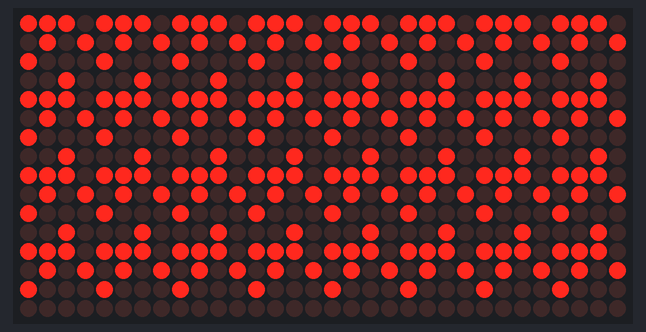
The sketch below on a simulated Arduino Uno, built with avr-gcc and run on an emulated ATmega328P. Shown: 32×16 LED matrix. Random numbers use the default seed unless the sketch sets one.

Above: at 0.1 s.
At 4.1 s:
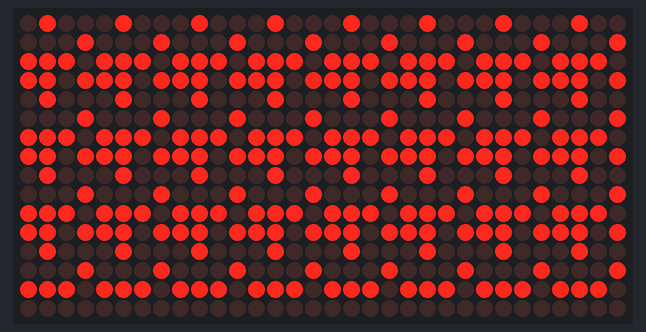
At 9.1 s:
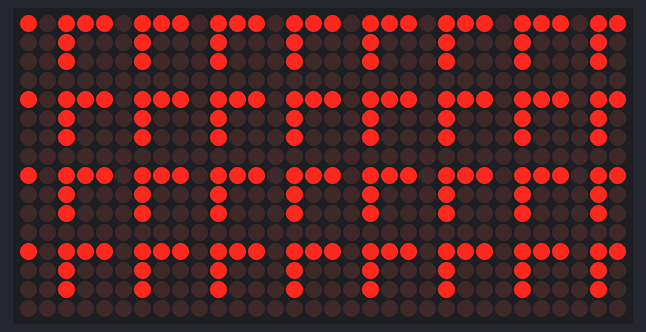
At 19.2 s:
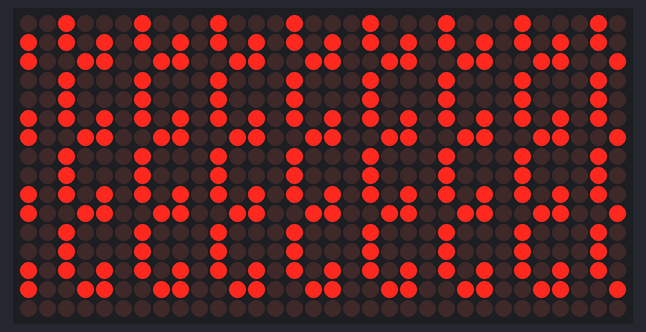
At 28.2 s:
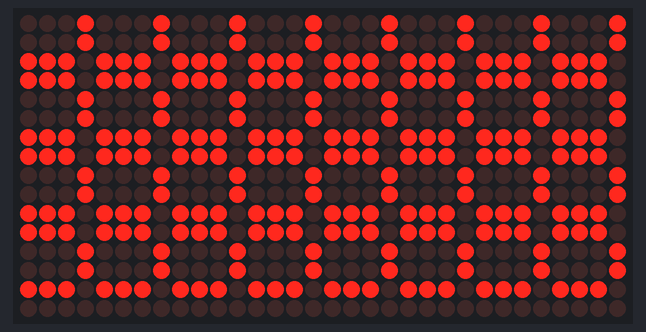
At 38.3 s:
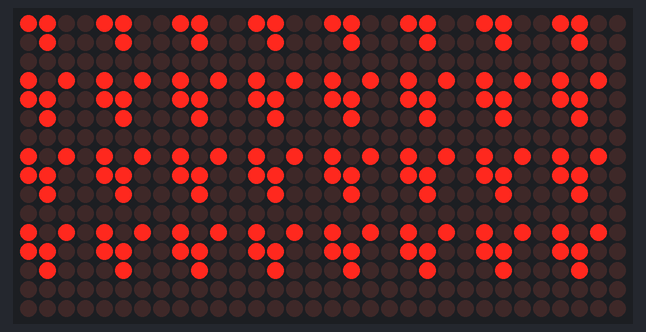

Measured:
- what the display in image 1 shows lasts 1.0 s, from 4.0 s to 5.0 s

The sketch:

patchwork.ino
```cpp
/*--------------------------------------------------------------------------------------
   Patchwork

Define a 4x4 block, repeat it

   Using the Freetronics DMD, a 512 LED matrix display
   panel arranged in a 32 x 16 layout.

 See http://www.freetronics.com/dmd for resources and a getting started guide.


--------------------------------------------------------------------------------------*/
#include <SPI.h>        //SPI.h must be included as DMD is written by SPI (the IDE complains otherwise)
#include <DMD.h>        //
#include <TimerOne.h>   //

//Fire up the DMD library as dmd
#define DISPLAYS_ACROSS 1
#define DISPLAYS_DOWN 1
DMD dmd(DISPLAYS_ACROSS, DISPLAYS_DOWN);

//array indexes for position, heading, speed
long start;
void ScanDMD()
  //Interrupt handler for Timer1 (TimerOne) driven DMD refresh scanning, this gets
  //called at the period set in Timer1.initialize();
{
  dmd.scanDisplayBySPI();
}

unsigned int pattern;
byte i,j;
void setup(void) {

   //initialize TimerOne's interrupt/CPU usage used to scan and refresh the display
   Timer1.initialize( 5000 );           //period in microseconds to call ScanDMD. Anything longer than 5000 (5ms) and you can see flicker.
   Timer1.attachInterrupt( ScanDMD );   //attach the Timer1 interrupt to ScanDMD which goes to dmd.scanDisplayBySPI()

   //clear/init the DMD pixels held in RAM
   dmd.clearScreen( true );   //true is normal (all pixels off), false is negative (all pixels on)
pattern=0;
}

void loop(void) {
   pattern=random(65536);
   /*
   for (i=0;i<16;i++){
        if (random(2)) bitSet(pattern,i);
        else bitClear(pattern,i);
    }
    */
    for (i=0;i<32;i++){
        for (j=0;j<15;j++){
            dmd.writePixel(i,j,GRAPHICS_NORMAL,bitRead(pattern,4*(j%4)+i%4));
        }
    }
    delay(1000);
}
```
